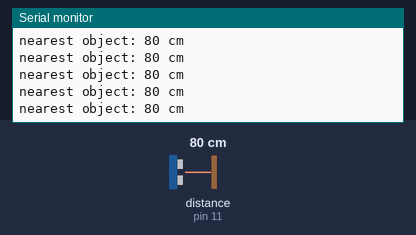
Recording of a sketch running on a simulated Arduino Uno, built with avr-gcc and run on an emulated ATmega328P. Shown: the last lines printed to the serial monitor. Wiring (inferred from the names in the program): ultrasonic range finder: trigger pin 12; echo pin 11. The test bench sets the inputs (shaded band); at power-on: distance to the obstacle (sensor on pin 11) 80 cm. The echo pulse lasts 58.3 µs per cm.

Above: at 1.2 s.
1.3 s: distance to the obstacle (sensor on pin 11) set to 2 cm
At 1.38 s:
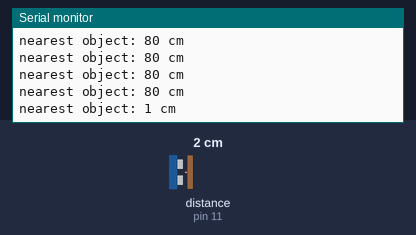
4.3 s: distance to the obstacle (sensor on pin 11) set to 35 cm
At 4.3 s:
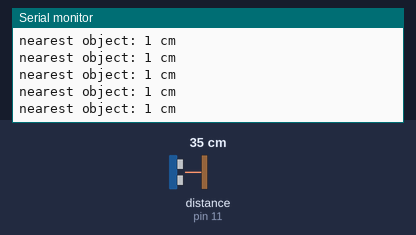
7.3 s: distance to the obstacle (sensor on pin 11) set to 120 cm
At 7.39 s:
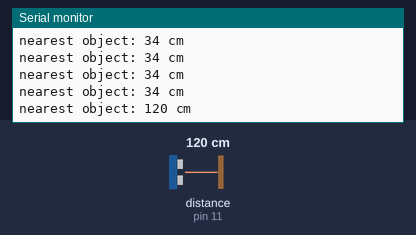
10.3 s: distance to the obstacle (sensor on pin 11) set to 35 cm
At 10.3 s:
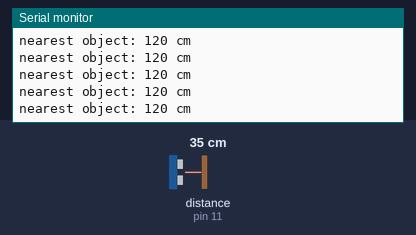
Timing chart, 0 to 13.3 s (numbered marks = the images above; inputs shaded):
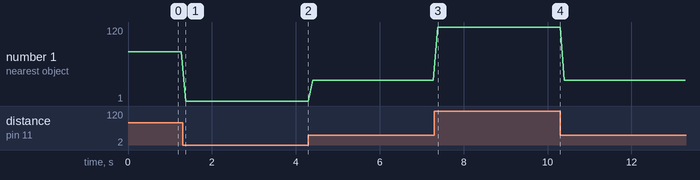

Measured:
- after the input at 1.3 s, the serial monitor: prints a new line after 0.07 s (image 1)
- after the input at 7.3 s, the serial monitor: prints a new line after 0.09 s (image 3)
- plotted number 1: 80 → 1 after the input at 1.3 s, 1 → 34 after the input at 4.3 s, 34 → 120 after the input at 7.3 s, 120 → 34 after the input at 10.3 s

The sketch:

ultra_test_basic.ino
```cpp
const unsigned int TRIG_PIN=12;
const unsigned int ECHO_PIN=11;
const unsigned int BAUD_RATE=9600;

void setup() {
  pinMode(TRIG_PIN, OUTPUT);
  pinMode(ECHO_PIN, INPUT);
  Serial.begin(BAUD_RATE);
}

void loop() {
  digitalWrite(TRIG_PIN, LOW);
  delayMicroseconds(2);
  digitalWrite(TRIG_PIN, HIGH);
  delayMicroseconds(10);
  digitalWrite(TRIG_PIN, LOW);


 const unsigned long duration= pulseIn(ECHO_PIN, HIGH);
 int distance= duration/29/2;
 if(duration==0){
   Serial.println("Warning: no pulse from sensor");
   }
  else{
      Serial.print("nearest object: ");
      Serial.print(distance);
      Serial.println(" cm");
  }
 delay(100);
 }
```
